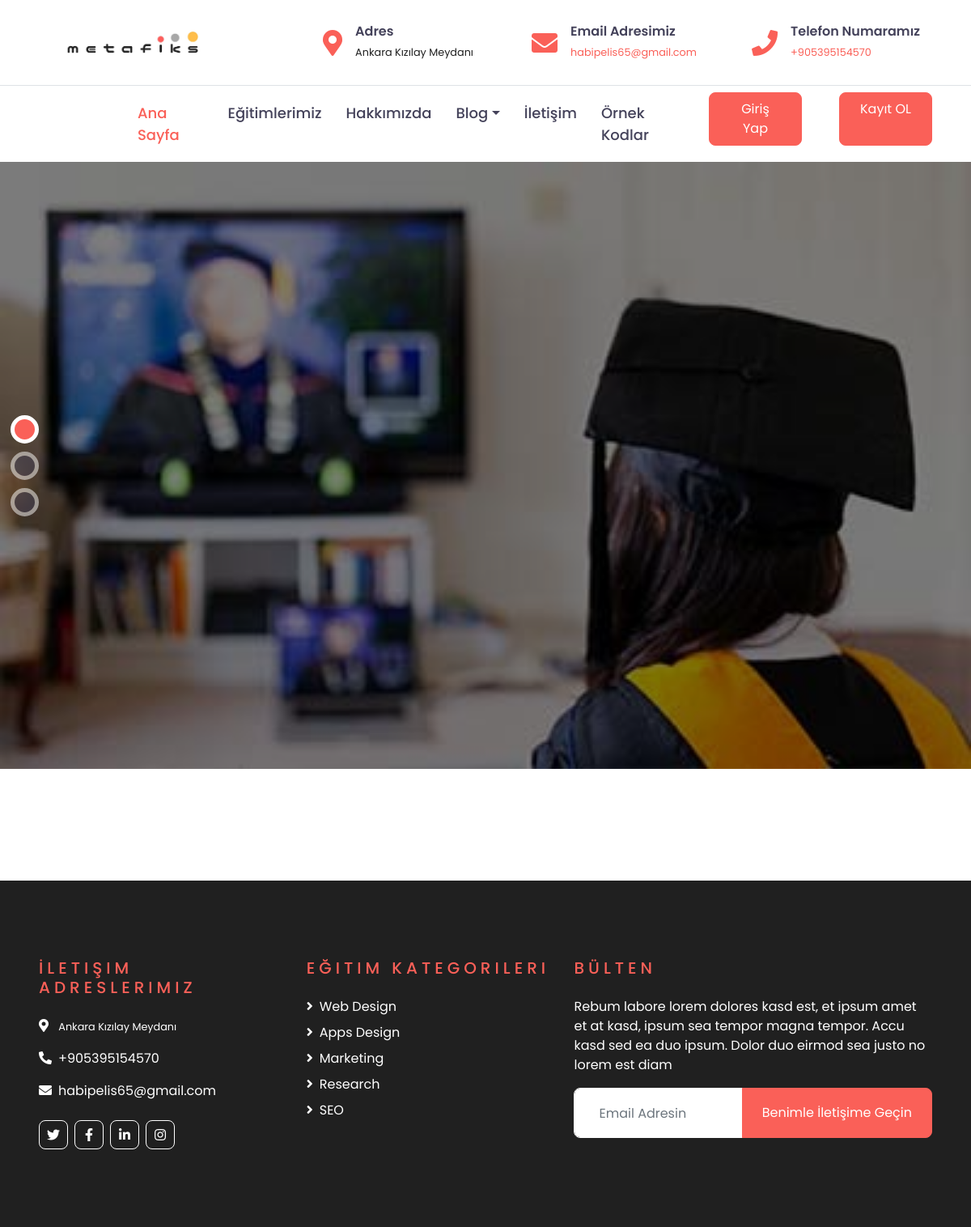
The page / on the database its author committed.
### anasayfa/models.py (models this page shows)
class sayfa_logosu(models.Model):
    sayfa_logo = models.FileField(upload_to='logo/',blank = True,null = True,verbose_name="Sayfaya Logo Ekleyin")

class adres(models.Model):
    sirket_adresi = models.CharField(max_length=200)

class email_adres(models.Model):
    sirket_email_adresi = models.EmailField(max_length=200)

class numara(models.Model):
    sirket_numarasi = models.CharField(max_length=11)

class banner(models.Model):
    sayfa_sirasi = models.BigIntegerField(null=True)
    baner_resim = models.FileField(upload_to='banner/',blank = True,verbose_name="Sayfaya resim Ekleyiniz")

### anasayfa/views.py (the view)
# urls.py: path('',anasayfa.anasayfa,name="index")
def anasayfa(request):
    ban = banner.objects.all()[:3]
    content = {"adresler":adresler,"email_adresi":email_adresi,
    "logo":logo,"numara":numaras,"facebook":facebook,"insta":insta,
    "twit":twit,"linkdin":linkdin,"ban":ban}
    return render(request,"home_temps/index.html",content)

### templates/home_temps/index.html (shortened to what this page needs)
{% extends "leyout.html" %}
{% block footer %}
{% include "includes/footer.html" %}
{% endblock footer %}
{% block header %}
    <div class="container-fluid">
        <div class="row border-top px-xl-5">
            <div class="col-lg-1 d-none d-lg-block">
            </div>
            <div class="col-lg-8">
                <nav class="navbar navbar-expand-lg bg-light navbar-light py-3 py-lg-0 px-0">
                    <div class="collapse navbar-collapse justify-content-between" id="navbarCollapse">
                        <div class="navbar-nav py-0">
                            <a href="/" class="nav-item nav-link active">Ana Sayfa</a>
                            <a href="course.html" class="nav-item nav-link">Eğitimlerimiz</a>
                            <a href="about.html" class="nav-item nav-link">Hakkımızda</a>
                            <div class="nav-item dropdown">
                                <a href="#" class="nav-link dropdown-toggle" data-toggle="dropdown">Blog</a>
                            </div>
                            <a href="contact.html" class="nav-item nav-link">İletişim</a>
                            <a href="course.html" class="nav-item nav-link">Örnek Kodlar</a>
                        </div>
                    </div>
                </nav>
            </div>
            <div class="col-lg-3">
                <div class="row mt-2">
                    <a class="btn btn-primary py-2 px-4 ml-auto d-none d-lg-block col-lg-5 " href="">Giriş Yap</a>
                    <span class="col-lg-2"></span>
                    <a class="btn btn-primary py-2 px-4 ml-auto d-none d-lg-block col-lg-5" href="">Kayıt OL</a>
                </div>
            </div>
        </div>
    </div>
{% endblock header %}
    {% block slider %}
    {% include "home_temps/slider.html" %}
    {% endblock slider %}

### templates/leyout.html (shortened to what this page needs)
{% load static  %}
<!DOCTYPE html>
<html lang="en">
<head>
    <link href="https://cdnjs.cloudflare.com/ajax/libs/font-awesome/5.10.0/css/all.min.css" rel="stylesheet">
    <link href="lib/owlcarousel/assets/owl.carousel.min.css" rel="stylesheet">
    <link href="{% static 'css/style.css' %}" rel="stylesheet">
</head>
<body>
    <div class="container-fluid d-none d-lg-block">
        <div class="row align-items-center py-4 px-xl-5">
            <div class="col-lg-3">
                <a href="" class="text-decoration-none">
                    <img src="{{logo.sayfa_logo.url}}" width="200"  alt="Metafiks logosu"  >
                </a>
            </div>
            <div class="col-lg-3 text-right">
                <div class="d-inline-flex align-items-center">
                    <i class="fa fa-2x fa-map-marker-alt text-primary mr-3"></i>
                    <div class="text-left">
                        <h6 class="font-weight-semi-bold mb-1">Adres</h6>
                        <small>{{adresler.sirket_adresi}}</small>
                    </div>
                </div>
            </div>
            <div class="col-lg-3 text-right">
                <div class="d-inline-flex align-items-center">
                    <i class="fa fa-2x fa-envelope text-primary mr-3"></i>
                    <div class="text-left">
                        <h6 class="font-weight-semi-bold mb-1">Email Adresimiz</h6>
                        <a href="mailto:{{email_adresi.sirket_email_adresi}}"><small>{{email_adresi.sirket_email_adresi}}</small></a>
                    </div>
                </div>
            </div>
            <div class="col-lg-3 text-right">
                <div class="d-inline-flex align-items-center">
                    <i class="fa fa-2x fa-phone text-primary mr-3"></i>
                    <div class="text-left">
                        <h6 class="font-weight-semi-bold mb-1">Telefon Numaramız</h6>
                        <a href="tel:+9{{numara.sirket_numarasi}}"><small>+9{{numara.sirket_numarasi}}</small></a>
                    </div>
                </div>
            </div>
        </div>
    </div>
   {% block header %}
   {% endblock header %}
    {% block slider %}
    {% endblock slider %}
    {% block footer %}
    {% endblock footer %}
</body>
</html>

### templates/home_temps/slider.html (shortened to what this page needs)
    <div class="container-fluid p-0 pb-5 mb-5">
        <div id="header-carousel" class="carousel slide carousel-fade" data-ride="carousel">
            <ol class="carousel-indicators">
                <li data-target="#header-carousel" data-slide-to="0" class="active"></li>
                <li data-target="#header-carousel" data-slide-to="1"></li>
                <li data-target="#header-carousel" data-slide-to="2"></li>
            </ol>
            <div class="carousel-inner">
            {% for i in ban %}
                {% if i.sayfa_sirasi == 0 %}
                    <div class="carousel-item active" style="min-height: 300px;">
                    <img class="position-relative w-100" src="{{i.baner_resim}}" style="min-height: 300px; object-fit: cover;">
                    <div class="carousel-caption d-flex align-items-center justify-content-center">
                        <div class="p-5" style="width: 100%; max-width: 900px;">
                        </div>
                    </div>
                </div>
                {% endif %}
            {% endfor %}
            </div>
        </div>
    </div>

### templates/includes/footer.html
    <div class="container-fluid text-white py-5 px-sm-3 px-lg-5" style="margin-top: 90px; background-color: #202020;">
        <div class="row pt-5">
            <div class="col-lg-7 col-md-12">
                <div class="row">
                    <div class="col-md-6 mb-5">
                        <h5 class="text-primary text-uppercase mb-4" style="letter-spacing: 5px;">İletişim Adreslerimiz</h5>
                        <p><i class="fa fa-map-marker-alt mr-2"></i> <small style="color: white;" >{{adresler.sirket_adresi}}</small></p>
                        <p><i class="fa fa-phone-alt mr-2"></i><a style="color: white;" href="tel:+9{{numara.sirket_numarasi}}">+9{{numara.sirket_numarasi}}</a></p>
                        <p><i class="fa fa-envelope mr-2"></i><a style="color: white;" href="mailto:{{email_adresi.sirket_email_adresi}}">{{email_adresi.sirket_email_adresi}}</a></p>
                        <div class="d-flex justify-content-start mt-4">
                            <a class="btn btn-outline-light btn-square mr-2" href="{{twit.link}}"><i class="fab fa-twitter"></i></a>
                            <a class="btn btn-outline-light btn-square mr-2" href="{{facebook.link}}"><i class="fab fa-facebook-f"></i></a>
                            <a class="btn btn-outline-light btn-square mr-2" href="{{linkdin.link}}"><i class="fab fa-linkedin-in"></i></a>
                            <a class="btn btn-outline-light btn-square" href="{{insta.link}}"><i class="fab fa-instagram"></i></a>
                        </div>
                    </div>
                    <div class="col-md-6 mb-5">
                        <h5 class="text-primary text-uppercase mb-4" style="letter-spacing: 5px;">Eğitim Kategorileri</h5>
                        <div class="d-flex flex-column justify-content-start">
                            <a class="text-white mb-2" href="#"><i class="fa fa-angle-right mr-2"></i>Web Design</a>
                            <a class="text-white mb-2" href="#"><i class="fa fa-angle-right mr-2"></i>Apps Design</a>
                            <a class="text-white mb-2" href="#"><i class="fa fa-angle-right mr-2"></i>Marketing</a>
                            <a class="text-white mb-2" href="#"><i class="fa fa-angle-right mr-2"></i>Research</a>
                            <a class="text-white" href="#"><i class="fa fa-angle-right mr-2"></i>SEO</a>
                        </div>
                    </div>
                </div>
            </div>
            <div class="col-lg-5 col-md-12 mb-5">
                <h5 class="text-primary text-uppercase mb-4" style="letter-spacing: 5px;">Bülten</h5>
                <p>Rebum labore lorem dolores kasd est, et ipsum amet et at kasd, ipsum sea tempor magna tempor. Accu kasd sed ea duo ipsum. Dolor duo eirmod sea justo no lorem est diam</p>
                <div class="w-100">
                        <form class="input-group" >
                        <input type="email" class="form-control border-light" style="padding: 30px;" placeholder="Email Adresin">
                        <div class="input-group-append">
                            <button type="submit" class="btn btn-primary px-4">Benimle İletişime Geçin</button>
                        </div>
                        </form>
                </div>
            </div>
        </div>
    </div>

### rows shown on the page
sayfa_logosu: sayfa_logo (picture)
adres: sirket_adresi "Ankara Kızılay Meydanı"
email_adres: sirket_email_adresi "habipelis65@gmail.com"
numara: sirket_numarasi "05395154570"
banner: baner_resim (picture)
